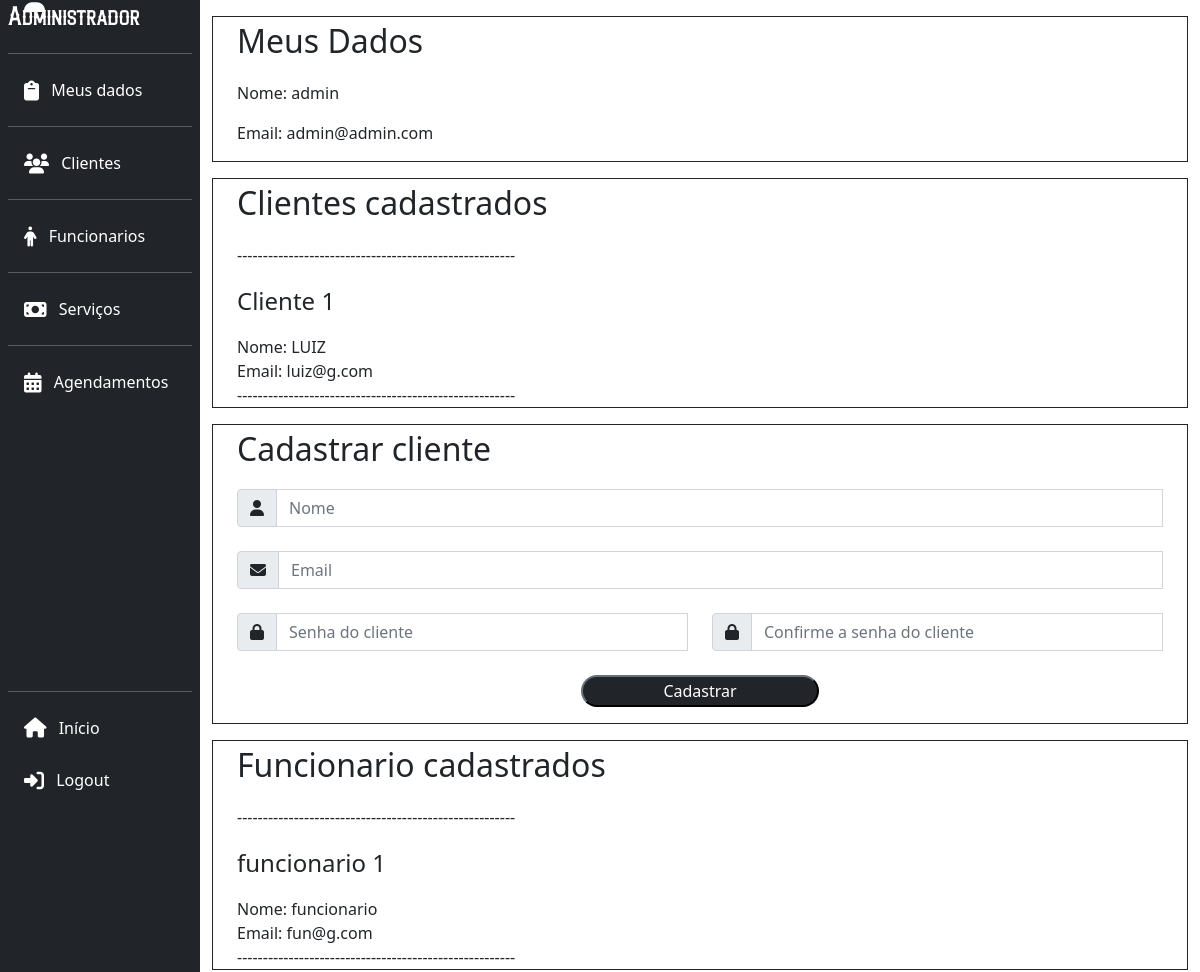
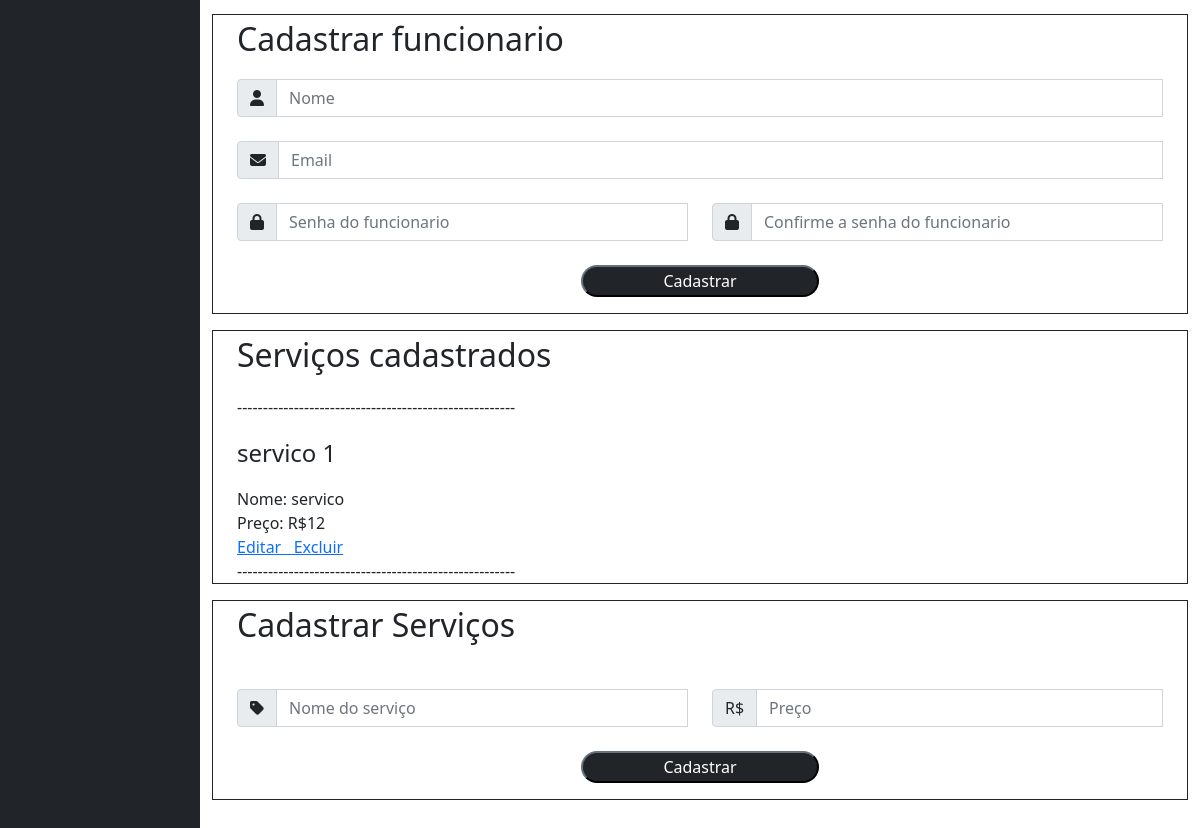
Page /php/perfiladm.php (signed in) on the committed database (2 pictures, top to bottom).
### tables this page shows
CREATE TABLE adm ( 
    id_adm int NOT NULL AUTO_INCREMENT, 
    nome varchar(100) NOT NULL, 
    email varchar(100) NOT NULL, 
    senha varchar(255) NOT NULL, 
    primary key(id_adm) 
);

CREATE TABLE cliente ( 
    id_cliente int NOT NULL AUTO_INCREMENT, 
    nome varchar(100) NOT NULL, 
    email varchar(100) NOT NULL, 
    senha varchar(255) NOT NULL, 
    primary key(id_cliente) 
);

CREATE TABLE funcionario ( 
    id_funcionario int NOT NULL AUTO_INCREMENT, 
    nome varchar(100) NOT NULL, 
    email varchar(100) NOT NULL, 
    senha varchar(255) NOT NULL, 
    primary key(id_funcionario) 
);

CREATE TABLE servico ( 
    id_servico int NOT NULL AUTO_INCREMENT, 
    nome varchar(100) NOT NULL, 
    preco int NOT NULL, 
    primary key(id_servico)
);

### php/perfiladm.php (the view, shortened to what this page needs)
<?php
    include "../sql/conectamysqlcdb.php";
    $id = $_SESSION['adm'];
    $sql1 = "SELECT nome, email, senha FROM adm WHERE id_adm ='$id'";
    $resadm = mysqli_query($mysqli, $sql1);
    $adm = mysqli_fetch_array($resadm);
?>
<html>
    <head>
        <link rel="stylesheet" type="text/css" href="../css/style.css">
        <link href="https://cdn.jsdelivr.net/npm/bootstrap@5.0.0/dist/css/bootstrap.min.css" rel="stylesheet" >
    </head>
    <body>
    <div class="container-fluid">
        <div class="row flex-nowrap">
            <div class="col-auto col-md-3 col-xl-2 px-sm-2 px-0 bg-dark">
                <div class="d-flex flex-column text-white min-vh-100 sticky-top">
                    <a href="" class="align-items-center mb-3 mb-md-0 me-md-auto text-white text-decoration-none">
                        <span class="fs-4 fontecdb d-none d-md-inline-block">Administrador</span>
                    </a>
                    <hr class="d-none d-md-inline-block">
                    <ul class="nav nav-pills flex-column mb-auto">
                    <li class="nav-item">
                        <a href="#dados" class="nav-link text-white" aria-current="page">
                            <i class="fa-solid fa-clipboard fa-lg me-2" ></i>
                            <span class="fs-6 d-none d-md-inline-block"> Meus dados</span>
                        </a>
                    </li>
                    <hr class="d-none d-md-block">
                    <li>
                        <a href="#clientes" class="nav-link text-white" aria-current="page">
                            <i class="fa-solid fa-users fa-lg me-2" ></i>
                            <span class="fs-6 d-none d-md-inline-block">Clientes</span>
                        </a>
                    </li>
                    <hr class="d-none d-md-block">
                    <li>
                        <a href="#funcionarios" class="nav-link text-white">
                            <i class="fa-solid fa-person fa-lg me-2" ></i>
                            <span class="fs-6 d-none d-md-inline-block">Funcionarios</span>
                        </a>
                    </li>
                    <hr class="d-none d-md-block">
                    <li>
                        <a href="#servicos" class="nav-link text-white">
                            <i class="fa-solid fa-money-bill fa-lg me-2" ></i>
                            <span class="fs-6 d-none d-md-inline-block">Serviços</span>
                        </a>
                    </li>
                    <hr class="d-none d-md-block">
                    <li>
                        <a href="#" class="nav-link text-white">
                            <i class="fa-solid fa-calendar-days fa-lg me-2" ></i>
                            <span class="fs-6 d-none d-md-inline-block"> Agendamentos</span>
                        </a>
                    </li>
                    </ul>
                    <hr>
                    <a href="mainpage.php" class="nav-link text-white">
                        <i class="fa-solid fa-home fa-lg me-2" ></i>
                        <span class="fs-6 d-none d-md-inline-block">Início</span>
                    </a>
                    <a href="logout.php" class="nav-link text-white">
                        <i class="fa-solid fa-right-to-bracket fa-lg mb-1 me-2 mt-4" ></i>
                        <span class="fs-6 d-none d-md-inline-block">Logout</span>
                    </a>
                    </div>
                </div>
                <div class="col py-3">
                    <div class="container border border-dark" id="dados">
                    <p class="fs-2">Meus Dados</p>
                    <?php
                        echo "<p>Nome: ".$adm["nome"]."</p>";
                        echo "<p>Email: ".$adm["email"]."</p>";
                    ?>
                </div>
                <div class="col py-3">
                <div class="container border border-dark" id="clientes">
                    <p class="fs-2">Clientes cadastrados</p>
                    <p>------------------------------------------------------</p>
                    <?php
                        $sql1 = "SELECT * FROM cliente;";
                        $rescliente = mysqli_query($mysqli, $sql1);
                        $linhascliente = mysqli_num_rows($rescliente);
                        for($i=0; $i < $linhascliente; $i++){
                            $cliente = mysqli_fetch_array($rescliente);
                            echo "<p class='fs-4'>Cliente ".$cliente['id_cliente']."</p>";
                            echo "Nome: ".$cliente["nome"]."<br>";
                            echo "Email: ".$cliente["email"]."<br>";
                            echo "------------------------------------------------------<br>";
                           }
                    ?>
                </div>
                <div class="col py-3">
                    <div class="container border border-dark">
                    <p class="fs-2">Cadastrar cliente</p>
                    <form action="editlog.php" method="POST" class="needs-validation" novalidate>
                        <div class="form-row">
                            <div class="form-group col">
                                <div class="input-group mt-2">
                                    <span class="input-group-text"><i class="fa-solid fa-user"></i></span>
                                    <input type="text" class="form-control" id="nome" name="nome" placeholder="Nome" required>
                                </div>
                            </div>
                            <div class="form-group col">
                                <div class="input-group mt-4">
                                    <span class="input-group-text"><i class="fas fa-envelope"></i></span>
                                    <input type="email" class="form-control" id="emailcadastrocliente" name="emailcadastrocliente" placeholder="Email" required>
                                </div>
                            </div>
                        </div>
                        <div class="row">
                          <div class="col-6">
                            <div class="input-group mt-4">
                                <span class="input-group-text"><i class="fas fa-lock"></i></span>
                                <input type="password" class="form-control" id="senhacadastrocliente" name="senhacadastrocliente" placeholder="Senha do cliente" pattern=".{6,}" required>
                            </div>
                          </div>
                          <div class="col-6">
                            <div class="input-group mt-4">
                                <span class="input-group-text"><i class="fas fa-lock"></i></span>
                                <input type="password" class="form-control" id="confirmasenha" name="confirmasenha" placeholder="Confirme a senha do cliente" pattern=".{6,}" required>
                            </div>
                          </div>
                        </div>
                        <div class="text-center mt-4">
                            <button type="submit" class="botaoinput btn-dark" >Cadastrar</button>
                        </div>
                    </form>
                </div>
                <div class="col py-3">
                <div class="container border border-dark" id="funcionarios">
                    <p class="fs-2">Funcionario cadastrados</p>
                    <p>------------------------------------------------------</p>
                    <?php
                        $sql2 = "SELECT * FROM funcionario";
                        $resfuncionario = mysqli_query($mysqli, $sql2);
                        $linhasfuncionario = mysqli_num_rows($resfuncionario);
                        for($i=0; $i < $linhasfuncionario; $i++){
                            $funcionario = mysqli_fetch_array($resfuncionario);
                            echo "<p class='fs-4'>funcionario ".$funcionario['id_funcionario']."</p>";
                            echo "Nome: ".$funcionario["nome"]."<br>";
                            echo "Email: ".$funcionario["email"]."<br>";
                            echo "------------------------------------------------------<br>";
                           }
                    ?>
                </div>
                <div class="col py-3">
                    <div class="container border border-dark">
                    <p class="fs-2">Cadastrar funcionario</p>
                    <form action="editlog.php" method="POST" class="needs-validation" novalidate>
                        <div class="form-row">
                            <div class="form-group col">
                                <div class="input-group mt-2">
                                    <span class="input-group-text"><i class="fa-solid fa-user"></i></span>
                                    <input type="text" class="form-control" id="nome" name="nome" placeholder="Nome" required>
                                </div>
                            </div>
                            <div class="form-group col">
                                <div class="input-group mt-4">
                                    <span class="input-group-text"><i class="fas fa-envelope"></i></span>
                                    <input type="email" class="form-control" id="emailcadastrofuncionario" name="emailcadastrofuncionario" placeholder="Email" required>
                                </div>
                            </div>
                        </div>
                        <div class="row">
                          <div class="col-6">
                            <div class="input-group mt-4">
                                <span class="input-group-text"><i class="fas fa-lock"></i></span>
                                <input type="password" class="form-control" id="senhacadastrofuncionario" name="senhacadastrofuncionario" placeholder="Senha do funcionario" pattern=".{6,}" required>
                            </div>
                          </div>
                          <div class="col-6">
                            <div class="input-group mt-4">
                                <span class="input-group-text"><i class="fas fa-lock"></i></span>
                                <input type="password" class="form-control" id="confirmasenha" name="confirmasenha" placeholder="Confirme a senha do funcionario" pattern=".{6,}" required>
                            </div>
                          </div>
                        </div>
                        <div class="text-center mt-4">
                            <button type="submit" class="botaoinput btn-dark" >Cadastrar</button>
                        </div>
                    </form>
                </div>
                <div class="col py-3">
                <div class="container border border-dark" id="servicos">
                    <p class="fs-2">Serviços cadastrados</p>
                    <p>------------------------------------------------------</p>
                    <?php
                        $sql3 = "SELECT * FROM servico;";
                        $resservico = mysqli_query($mysqli, $sql3);
                        $linhasservico = mysqli_num_rows($resservico);
                        for($i=0; $i < $linhasservico; $i++){
                            $servico = mysqli_fetch_array($resservico);
                            echo "<p class='fs-4'>servico ".$servico['id_servico']."</p>";
                            echo "Nome: ".$servico["nome"]."<br>";
                            echo "Preço: R$".$servico["preco"]."<br>";
                            echo "<a href='alterar-excluir-adm.php?id=".$servico['id_servico']."'>Editar </a>";
                            echo "<a href='alterar-excluir-adm.php?excluir-servico-id=".$servico['id_servico']."'>&nbsp Excluir</a><br><input type='hidden' name='operacao' value='excluir'>";
                            echo "------------------------------------------------------<br>";
                           }
                    ?>
                </div>
                <div class="col py-3">
                <div class="container border border-dark">
                    <p class="fs-2">Cadastrar Serviços</p>
                    <form action="editlog.php" method="POST" class="needs-validation" novalidate>
                            <div class="row">
                            <div class="col-6">
                                <div class="input-group mt-4">
                                    <span class="input-group-text"><i class="fas fa-tag"></i></span>
                                    <input type="text" class="form-control" id="nomeservico" name="nomeservico" placeholder="Nome do serviço" required>
                                </div>
                            </div>
                            <div class="col-6">
                                <div class="input-group mt-4">
                                    <span class="input-group-text">R$</i></span>
                                    <input type="text" class="form-control" id="precoservico" name="precoservico" placeholder="Preço" required>
                                </div>
                            </div>
                            </div>
                            <div class="text-center mt-4">
                                <button type="submit" class="botaoinput btn-dark" >Cadastrar</button>
                            </div>
                        </form>
                    </div>
                    </div>
                </div>
            </div>
        </div>
    </body>
</html>

### css/style.css (style rules this page uses)
.fontecdb { font-family: 'logofont'; }
body { font-size: 100%; }
.botaoinput { border-radius: 70px; padding: 2px 80px; }

### rows in the picture
adm: nome "admin", email "admin@admin.com"
cliente: id_cliente "1", nome "LUIZ", email "luiz@g.com"
funcionario: id_funcionario "1", nome "funcionario", email "fun@g.com"
servico: id_servico "1", nome "servico", preco "12"
